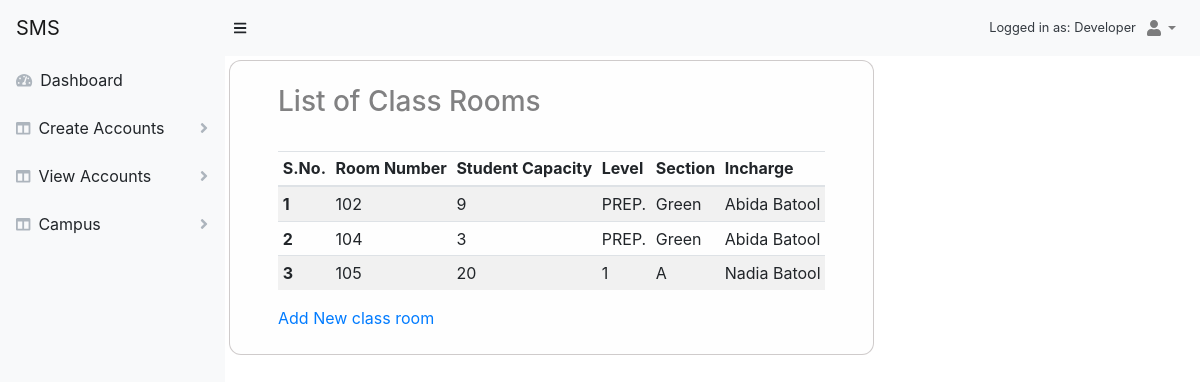
The page /campus/class-rooms/ (signed in) on the database as committed earlier.
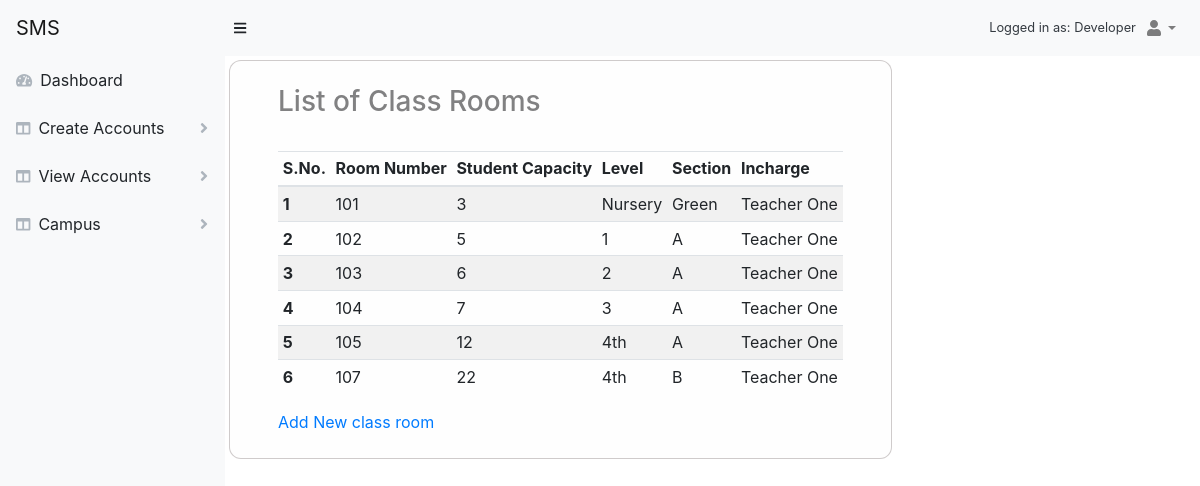
The same page on the database as committed later.
### campus/models.py (models this page shows, shortened)
class ClassRoom(models.Model):
    room_number = models.IntegerField(primary_key=True)
    level = models.ForeignKey(Level, on_delete=models.CASCADE)
    section = models.CharField(max_length=30)
    student_capacity = models.IntegerField(default=30)
    incharge = models.ForeignKey(Teacher, on_delete=models.DO_NOTHING)
    class Meta:
        db_table = "ClassRoom"
        verbose_name = _('Class Room')
        verbose_name_plural = _('Class Rooms')

class Level(models.Model):
    name = models.CharField(max_length=20, unique=True)
    def __str__(self):
        return '%s'%(self.name)
    class Meta:
        db_table = 'Level'
        verbose_name = _('Level')
        verbose_name_plural = _('Levels')

### accounts/models.py (models this page shows, shortened)
class Profile(models.Model):
    user = models.OneToOneField(User, on_delete=models.CASCADE ,default=1)
    photo = models.ImageField(upload_to=settings.MEDIA_ROOT+'/images/profile_images/%Y%m%d', null=True, blank=True, default='/media/images/default.jpg')
    birth_date = models.DateField()
    date_left = models.DateField(null=True, blank=True)
    salary = models.FloatField(max_length=6)
    contact_number = models.CharField(max_length=11)
    address = models.ForeignKey(Address, on_delete=models.CASCADE, default=1)
    CHOICES = [('M', 'Male'), ('F', 'Female')]
    gender = models.CharField(_('gender'), max_length=1, choices=CHOICES)
    def __str__(self):
        return self.user.__str__()
    class Meta:
        abstract = True

class Teacher(Profile):
    class Meta:
        db_table = 'Teacher'
        verbose_name = _('teacher')
        verbose_name_plural = _('teachers')

class User(AbstractBaseUser, PermissionsMixin):
    email = models.EmailField(_('email address'), unique=True)
    first_name = models.CharField(_('first name'), max_length=30, blank=True)
    last_name = models.CharField(_('last name'), max_length=30, blank=True)
    date_joined = models.DateTimeField(_('date joined'), auto_now_add=True)
    is_active = models.BooleanField(_('active'), default=True)
    is_staff = models.BooleanField(_('staff'), default=True)
    objects = UserManager()
    USERNAME_FIELD = 'email'
    REQUIRED_FIELDS = []
    class Meta:
        db_table = "User"
        verbose_name = _('user')
        verbose_name_plural = _('users')
    def __str__(self):
        return self.get_full_name()
    def get_full_name(self):
        full_name = '%s %s' % (self.first_name, self.last_name)
        return full_name.strip()

### campus/views.py (the view)
# urls.py: path('class-rooms/', views.ClassRooms.as_view(), name='class_rooms'),
class ClassRooms(View):
    template_name = 'campus/class_room/class_rooms.html'
    def get(self, request):
        class_rooms = ClassRoom.objects.all()
        context = { 'class_rooms': class_rooms }
        return render(request, self.template_name, context)

### templates/campus/class_room/class_rooms.html (shortened to what this page needs)
{% extends 'layouts/base.html' %}
{% block content %}
<div class="container">
        <h3>List of Class Rooms</h3>
    <br>
    <table class="table table-sm table-striped">
        <thead>
            <tr>
                <th>S.No.</th>
                <th>Room Number</th>
                <th>Student Capacity</th>
                <th>Level</th>
                <th>Section</th>
                <th>Incharge</th>
            </tr>
        </thead>
        <tbody>
            {% for room in class_rooms %}
                <tr>
                    <th>{{ forloop.counter }}</th>
                    <td>{{room.room_number}}</td>
                    <td>{{room.student_capacity}}</td>
                    <td>{{room.level}}</td>
                    <td>{{room.section}}</td>
                    <td>{{room.incharge}}</td>
                </tr>
            {% endfor %}
        </tbody>
    </table>
    <a href="{% url 'campus:add_class_room' %}">Add New class room</a>
</div>
{% endblock content %}

Rows that differ between the two databases and show on the page:
added ClassRoom: room_number "101", student_capacity "3", level "Nursery", section "Green", incharge "Teacher One"
changed ClassRoom id 102: student_capacity "9" → "5"; level "PREP." → "1"; section "Green" → "A"; incharge "Abida Batool" → "Teacher One"
added ClassRoom: room_number "103", student_capacity "6", level "2", section "A", incharge "Teacher One"
changed ClassRoom id 104: student_capacity "3" → "7"; level "PREP." → "3"; section "Green" → "A"; incharge "Abida Batool" → "Teacher One"
changed ClassRoom id 105: student_capacity "20" → "12"; level "1" → "4th"; incharge "Nadia Batool" → "Teacher One"
added ClassRoom: room_number "107", student_capacity "22", level "4th", section "B", incharge "Teacher One"
